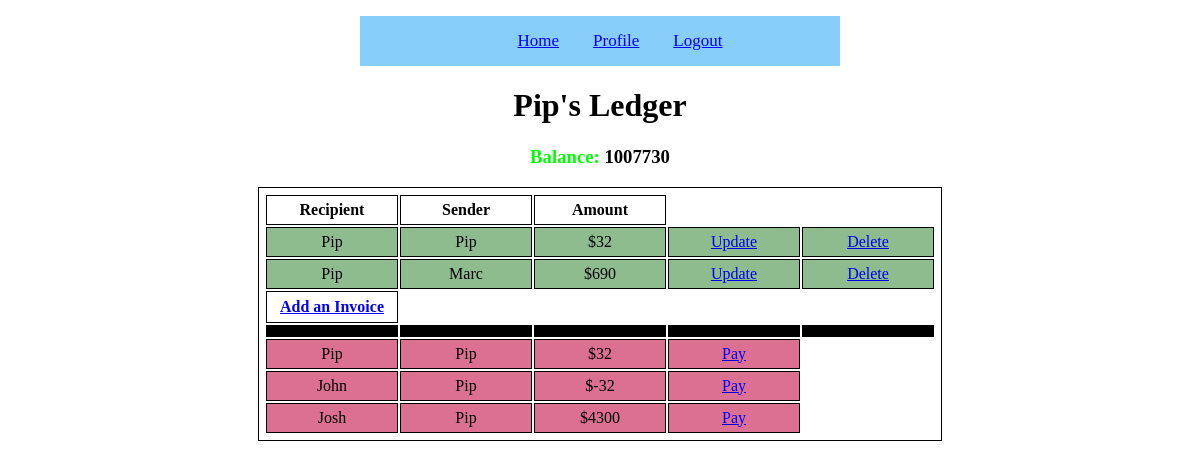
The page /Profile (signed in) on the database its author committed.
### LedgersFinal.py (models this page shows, shortened)
class User(UserMixin, db.Model):
    id = db.Column(db.Integer, primary_key=True)
    invoices = db.relationship('Invoice', backref='user')
    username = db.Column(db.String(100), unique=True, nullable=False)
    password = db.Column(db.String(100), nullable=False)
    email = db.Column(db.String(100),unique=True, nullable=False)
    balance = db.Column(db.Integer)

class Invoice(db.Model):
    id = db.Column(db.Integer, primary_key=True)
    sender = db.Column(db.Integer, db.ForeignKey('user.username'))
    recipient = db.Column(db.String(100), unique=True, nullable=False)
    amount = db.Column(db.Integer)

### LedgersFinal.py (the view)
@app.route('/Profile')
@login_required
def profile():
    charges = Invoice.query.filter_by(sender=current_user.username).all()
    bills = Invoice.query.filter_by(recipient=current_user.username).all()
    balance = current_user.balance
    name = current_user.username
    return render_template("profile.html", charges=charges, bills=bills, balance=balance, name = name)

### LedgersFinal.py (called while the page is built)
@login.user_loader
def load_user(uid):
    return User.query.get(uid)

### templates/profile.html (shortened to what this page needs)
<!DOCTYPE html>
<html lang="en">
{% extends "base.html" %}
{% block content %}
<body>
<h1>{{ name }}'s Ledger</h1>
      <table>
         <thead>
            <tr>
               <th>Recipient</th>
               <th>Sender</th>
               <th>Amount</th>
            </tr>
         </thead>
         <tbody>
            {% for charge in charges %}
               <tr class="charge">
                  <td>{{ charge.sender }}</td>
                  <td>{{ charge.recipient }}</td>
                  <td>${{ charge.amount }}</td>
                   <td><a href="/invoice/{{charge.id}}">Update</a></td>
                   <td><a href="/delete/{{charge.id}}">Delete</a></td>
               </tr>
            {% endfor %}
            <th class="new_invoice"><a href="{{ url_for('invoice', id = -99)}}">Add an Invoice</a></th>
            <tr class="empty"><td></td><td></td><td></td><td></td><td></td></tr>
         {% for charge in bills %}
               <tr class="bill">
                  <td>{{ charge.sender }}</td>
                  <td>{{ charge.recipient }}</td>
                  <td>${{ charge.amount }}</td>
                   <td><a href="{{ url_for('pay', id = charge.id)}}">Pay</a></td>
               </tr>
            {% endfor %}
         </tbody>
      </table>
</body>
{% endblock %}

### static/style.css (style rules this page uses)
html, body { height:100%; }
html { display:table; width:100%; }
body { display:table-cell; text-align:center; vertical-align:text-top; }
table, th, td { margin:0 auto; border: 1px solid black; text-align: center; padding: 5px; }
td,th { width: 120px; }
tr.charge { background-color: darkseagreen; }
tr.bill { background-color: palevioletred; }
th.new_invoice { height: 20px; }
tr.empty { background-color: black; margin-top: 5px; margin-bottom: 15px; }

### rows shown on the page
User: username "Pip"
Invoice: sender "Pip", recipient "Pip", amount "32"
Invoice: sender "Pip", recipient "Marc", amount "690"
Invoice: sender "John", recipient "Pip", amount "-32"
Invoice: sender "Josh", recipient "Pip", amount "4300"
